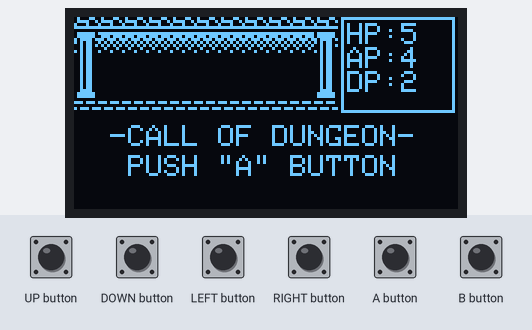
The sketch below on a simulated Arduboy, built with avr-gcc and run on an emulated ATmega32U4. Parts: 128×64 one-colour display. Inputs (shaded band) come from the test bench. Random numbers use the default seed unless the sketch sets one.

Above: at 1.2 s.
1.3 s: A button pressed for 0.15 s
At 2.0 s:
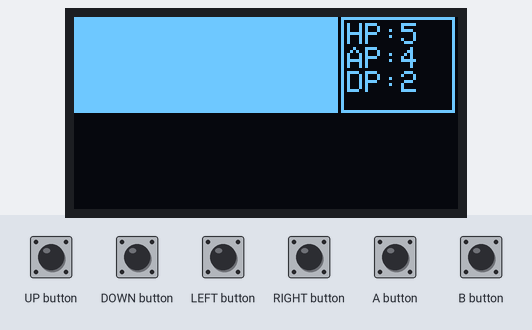
4.9 s: A button pressed for 1 s
At 5.11 s:
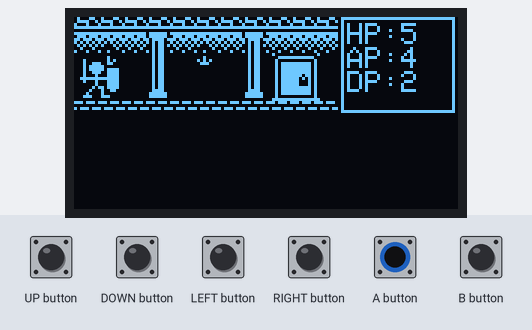
6.5 s: RIGHT button pressed for 0.15 s
At 7.17 s:
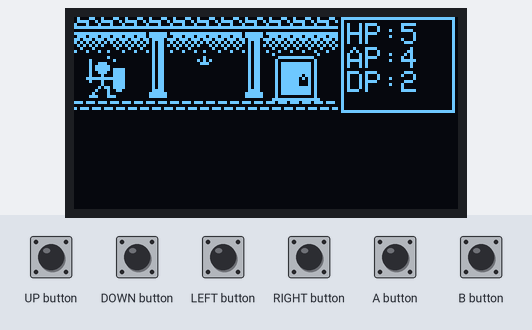
7.2 s: LEFT button pressed for 0.15 s
At 7.41 s:
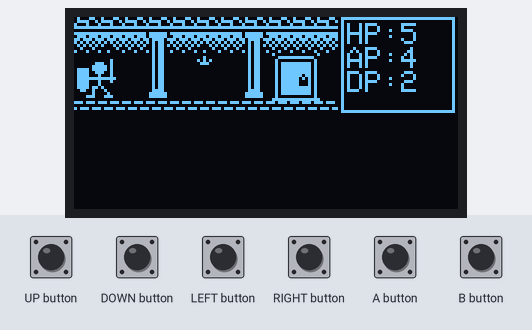

Measured:
- after the input at 1.3 s, the display: first changes at once (image 1 shows a later state)

The sketch:

dungeon.ino
```cpp
//
// Call of Dungeon for Arduboy
//

#include "Arduboy.h"
#include "game.h"

Arduboy mArduboy;
Game mGame;

void setup() {
  mArduboy.begin();
  mArduboy.initRandomSeed();
  mArduboy.setFrameRate(60);
}

void loop() {
  if (!(mArduboy.nextFrame())) {
    return;
  }

  mArduboy.clear();
  mGame.check_input();
  mGame.do_state();
  mGame.draw();
  mArduboy.display();
}
```

game.h
```cpp
#include "Arduboy.h"

#include "player.h"

//=============================================================================
typedef enum {
    GAME_ST_NONE,
    GAME_ST_TITLE,
    GAME_ST_PLAY,
    GAME_ST_WAIT_MSG,
    GAME_ST_CHANGE_SCENE,
    GAME_ST_MAX
} eGameState;

//=============================================================================
typedef enum {
    OBJ_NONE,
    OBJ_BG,
    OBJ_GATE,
    OBJ_ITEM,
    OBJ_MONSTER,
    OBJ_FG,
    OBJ_TEMP_BG,
    OBJ_TEMP_FG,
    OBJ_MAX
} eObjectType;

//=============================================================================
typedef struct {
    eObjectType nType:8;
    uint8_t ubNo;
    int16_t wX;
    int16_t wY;
    uint16_t uwParam;
} tObject;

//=============================================================================
typedef struct {
    uint8_t ubCnt;
    uint8_t ubState:4;
    uint8_t ubHP:4;
} tMonsterParam;

//=============================================================================
typedef struct {
    int16_t wLeft_room;
    int16_t wRight_room;
    int16_t awOther_room[2];

    tObject *prObjs;

    int16_t wMin_x;
    int16_t wMax_x;
} tRoom;

//=============================================================================
class Game {
 public:
    eGameState mState;
    int mCounter;
    uint16_t mAnim;
    uint16_t mInv;

    tRoom *prCur_room;

    tRoom *prNext_room;
    int16_t wNext_x;

    char *pcMsg;

    Player *mPlayer;

    Game();
    ~Game();

    void check_input();
    void draw();

    void draw_back();
    tObject *draw_bg_object(tObject *prObj);
    tObject *draw_gate(tObject *prObj);
    tObject *draw_item(tObject *prObj);
    tObject *draw_monster(tObject *prObj);
    tObject *draw_fg_object(tObject *prObj);
    void draw_temp_bg(void);
    void draw_temp_fg(void);
    void draw_param_win(void);
    void draw_message(void);

    void do_state();

    void set_message(char *msg);
    void set_next_scene(tRoom *prNext_room, int16_t wNext_x);
    void next_message(void);
};
```

player.cpp
```cpp
#include "player.h"
#include "bmp_man.h"

extern Arduboy mArduboy;

void Player::move(int dx)
{
  if (dx < 0) {
    x += dx;
    if (x <= -16) x = 127;
  } else {
    x += dx;
    if (x >= 128) x = -15;
  }
}

void Player::do_state()
{
  switch (state) {
  case MAN_ST_ATTACK:
    count ++;
    if (count >= 20) state = MAN_ST_STAND;
    break;

  case MAN_ST_DAMAGED:
    count ++;
    if (count >= 40) state = MAN_ST_STAND;
    break;

  default:
    break;
  }
}

void Player::draw(uint16_t anim)
{
  int draw_x, draw_y;

  draw_y = y;
  draw_x = x / 4;

  if (dir == DIR_RIGHT) {
    switch (state) {
    case MAN_ST_STAND:
      mArduboy.drawBitmap(draw_x, draw_y, man_bmp[0], 16, 16, WHITE);
      mArduboy.drawBitmap(draw_x, draw_y, man_bmp[1], 16, 16, BLACK);
      break;
    case MAN_ST_MOVE:
      if ((draw_x & 2) == 0) {
	mArduboy.drawBitmap(draw_x, draw_y, man_bmp[0], 16, 16, WHITE);
	mArduboy.drawBitmap(draw_x, draw_y, man_bmp[1], 16, 16, BLACK);
      } else {
	mArduboy.drawBitmap(draw_x, draw_y, man_bmp[2], 16, 16, WHITE);
	mArduboy.drawBitmap(draw_x, draw_y, man_bmp[3], 16, 16, BLACK);
      }
      break;
    case MAN_ST_ATTACK:
      mArduboy.drawBitmap(draw_x + 8, draw_y, man_bmp[4], 16, 16, WHITE);
      mArduboy.drawBitmap(draw_x + 8, draw_y, man_bmp[5], 16, 16, BLACK);
      break;
    case MAN_ST_DAMAGED:
      if ((anim & 8) == 0) {
	mArduboy.drawBitmap(draw_x, draw_y, man_bmp[0], 16, 16, WHITE);
	mArduboy.drawBitmap(draw_x, draw_y, man_bmp[1], 16, 16, BLACK);
      }
      break;
    default:
      break;
    }
  } else {
    switch (state) {
    case MAN_ST_STAND:
      mArduboy.drawBitmap(draw_x, draw_y, man_bmp[6], 16, 16, WHITE);
      mArduboy.drawBitmap(draw_x, draw_y, man_bmp[7], 16, 16, BLACK);
      break;
    case MAN_ST_MOVE:
      if ((draw_x & 2) == 0) {
	mArduboy.drawBitmap(draw_x, draw_y, man_bmp[6], 16, 16, WHITE);
	mArduboy.drawBitmap(draw_x, draw_y, man_bmp[7], 16, 16, BLACK);
      } else {
	mArduboy.drawBitmap(draw_x, draw_y, man_bmp[8], 16, 16, WHITE);
	mArduboy.drawBitmap(draw_x, draw_y, man_bmp[9], 16, 16, BLACK);
      }
      break;
    case MAN_ST_ATTACK:
      mArduboy.drawBitmap(draw_x - 8, draw_y, man_bmp[10], 16, 16, WHITE);
      mArduboy.drawBitmap(draw_x - 8, draw_y, man_bmp[11], 16, 16, BLACK);
      break;
    case MAN_ST_DAMAGED:
      if ((anim & 8) == 0) {
	mArduboy.drawBitmap(draw_x, draw_y, man_bmp[6], 16, 16, WHITE);
	mArduboy.drawBitmap(draw_x, draw_y, man_bmp[7], 16, 16, BLACK);
      }
      break;
    default:
      break;
    }
  }
}
```

player.h
```cpp
#include "Arduboy.h"

typedef enum {
    MAN_ST_NONE,
    MAN_ST_STAND,
    MAN_ST_MOVE,
    MAN_ST_ATTACK,
    MAN_ST_DAMAGED,
    MAN_ST_MAX
} eManState;

typedef enum {
  DIR_LEFT,
  DIR_RIGHT
} eDir;

class Player {
 public:
    eManState state;
    eDir dir;

    int x;
    int y;
    int count;

    int hp;	// hit point
    int ap;	// attack point
    int dp;	// defend point

    Player(int _x, int _y) {
        state = MAN_ST_STAND;
        dir = DIR_RIGHT;

        x = _x;
        y = _y;
        count = 0;

        hp = 5;
        ap = 4;
        dp = 2;
    };
    ~Player() {};

    void do_state();

    bool is_movable() {
        if (state == MAN_ST_STAND || state == MAN_ST_MOVE) {
            return (true);
        } else {
            return (false);
        }
    };

    void move(int dx);
    void draw(uint16_t anim);
};
```

Source omitted: bmp_bg.h (data table, 1697 bytes), bmp_enemy.h (data table, 808 bytes), bmp_man.h (data table, 2198 bytes), bmp_obj.h (data table, 3505 bytes), game.cpp (21912 bytes)
